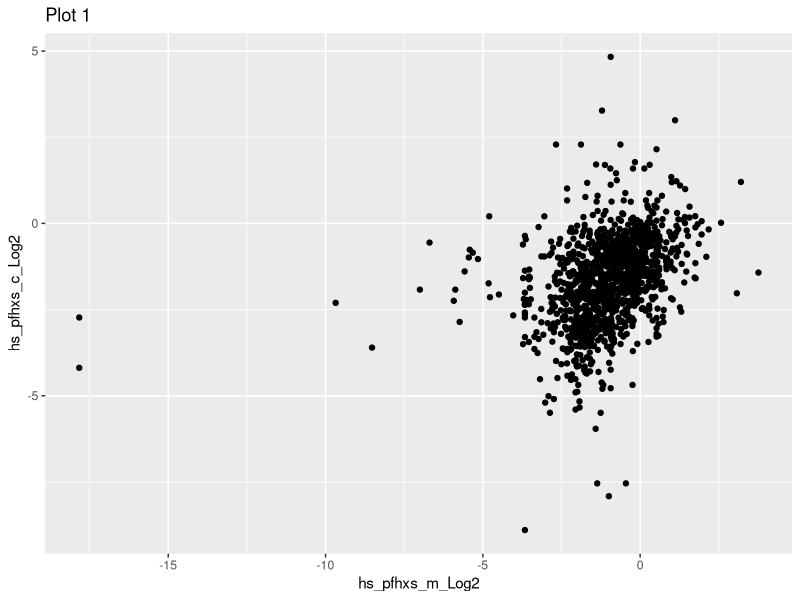
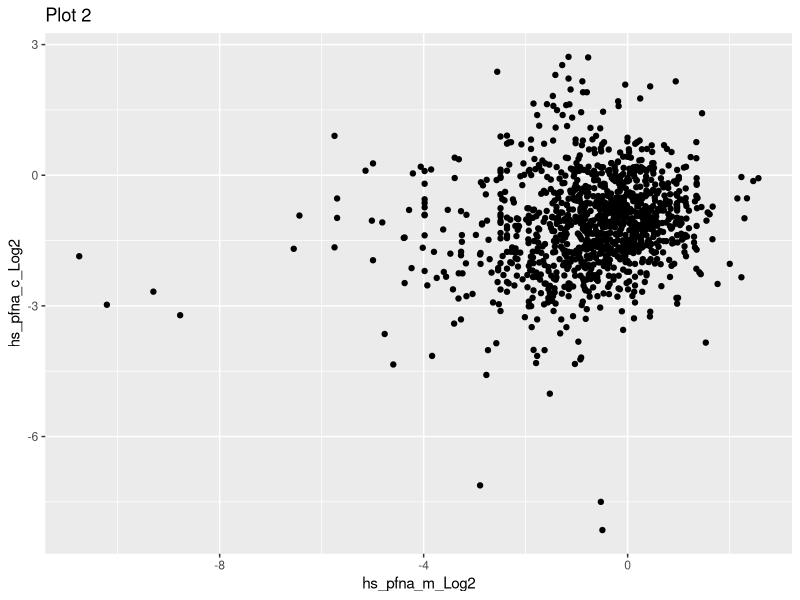
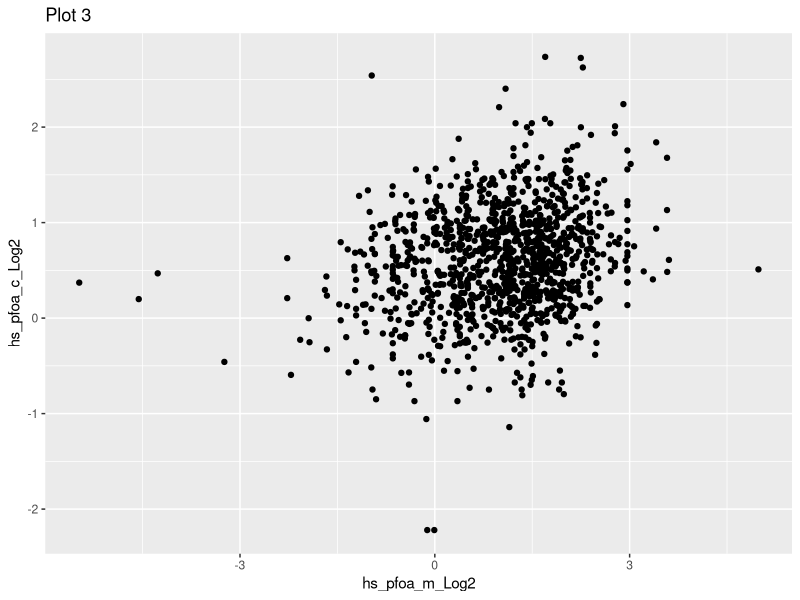
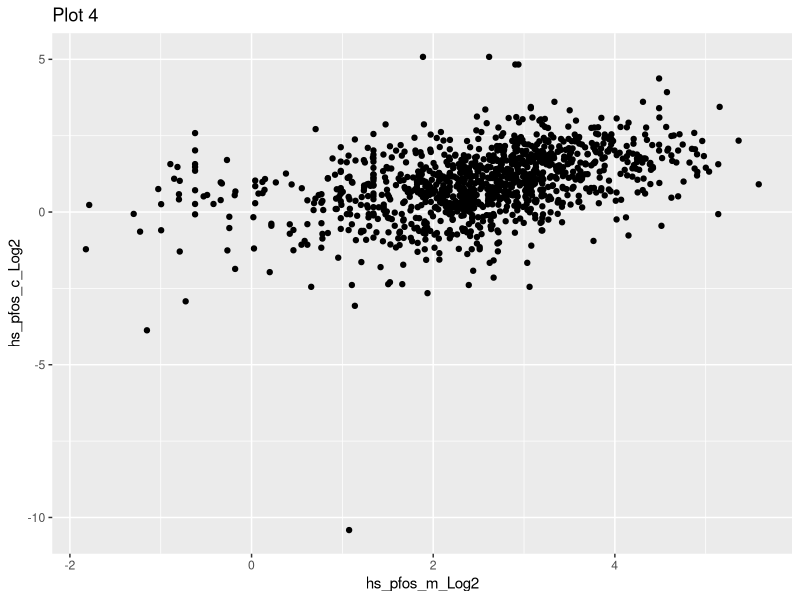
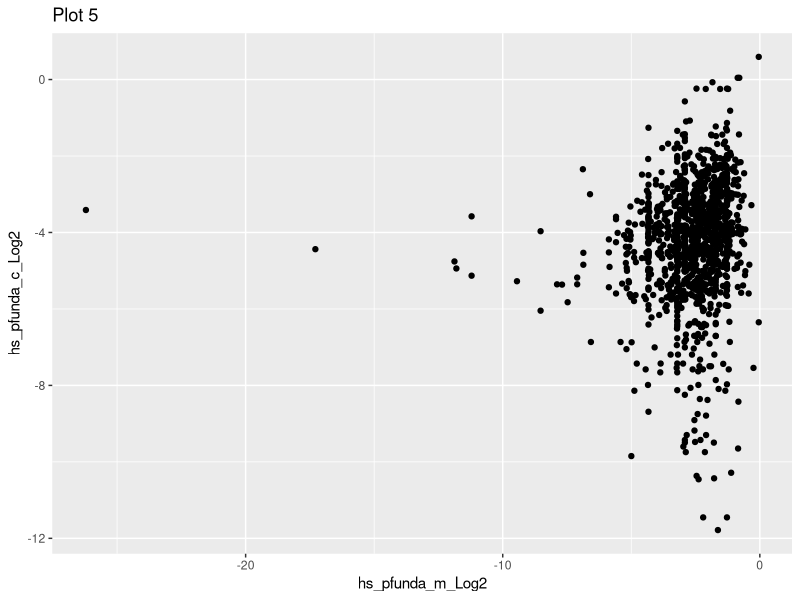
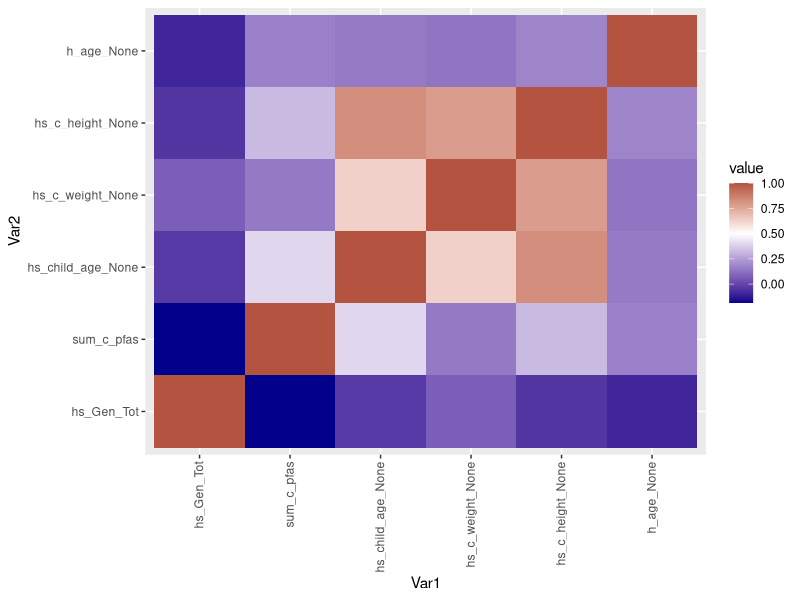
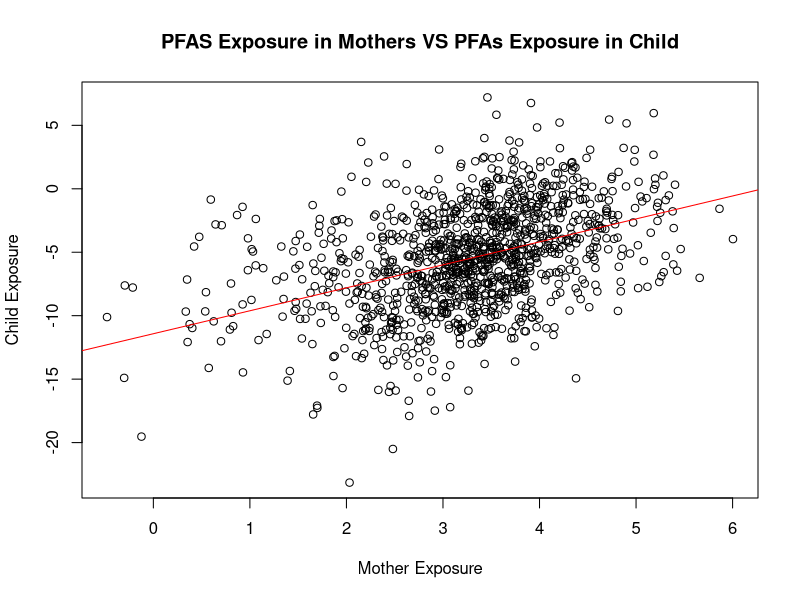
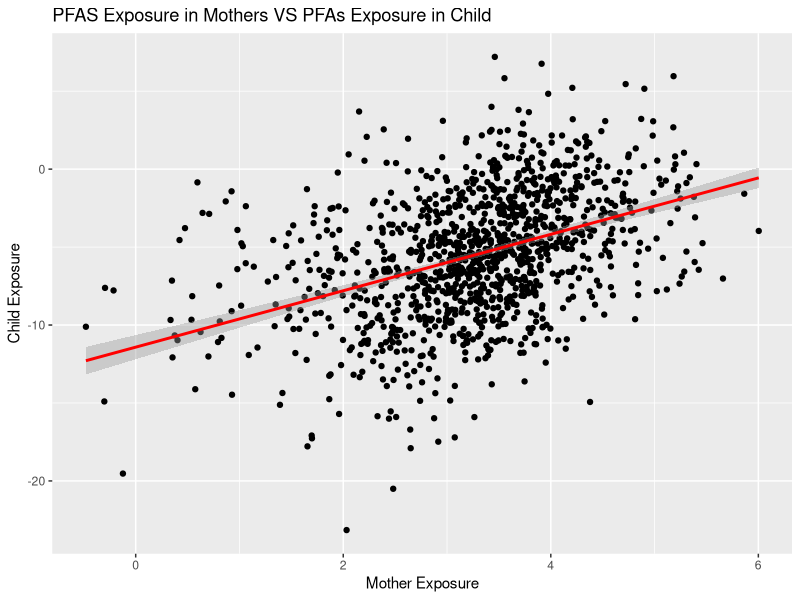

Source code (R) for these figures, in order:
## ---- chunk 1
library(dplyr)
## ---- chunk 2
#Load in the Data
codebook<-read.csv("codebook.csv", header=T)
covariates<-read.csv("covariates.csv", header = T)
exposome<-read.csv("exposome.csv", header = T)
phenotype<-read.csv("phenotype.csv", header=T)
covariates<-covariates[,-1]
phenotype<-phenotype[,-1]
proteome<-read.csv("proteome_clean.csv")
data_merge<-read.csv("data_merge.csv")
#Data merge has PFAS (mother and child), covariates, GenTot, behavior classification, and an ID
data_merge<-data_merge[,-1]
## ---- chunk 3
#Ensure things are factors
data_merge$h_cohort = as.factor(data_merge$h_cohort)
data_merge$e3_sex_None = as.factor(data_merge$e3_sex_None)
data_merge$e3_yearbir_None = as.factor(data_merge$e3_yearbir_None)
data_merge$h_edumc_None = as.factor(data_merge$h_edumc_None)
data_merge$h_native_None = as.factor(data_merge$h_native_None)
data_merge$h_parity_None = as.factor(data_merge$h_parity_None)
## ---- chunk 4
#Fix the proteome data
proteome<-rename(proteome, ID = X)
proteome<-proteome|>arrange(ID)
#Data merge proteome has the PFAS (mother and child), covariates, GenTot, behavior classification, and all proteins, and an ID
data_merge_proteome <- merge(proteome, data_merge, by.x = "ID", by.y = "ID")
## ---- chunk 5
test1<-lm(hs_pfhxs_c_Log2~hs_pfhxs_m_Log2, data=data_merge_proteome)
summary(test1)$coefficients
## ---- chunk 6
#This model shows how PFAS in the mother impact PFAS in the child while accounting for the mother's confounding factors.

#We would be interested to look at how PFAS interact between mother and child WITHOUT the covariates as well.

results_PFAS_mc <- data.frame(
  PFAS_ch = character(),
  PFAS_m = character(),
  Coefficient = numeric(),
  P_value = numeric(),
  stringsAsFactors = FALSE
)

for (i in 1:5) {
    test <- lm(data_merge_proteome[[2*i+36]]~data_merge_proteome[[2*i+37]]+h_mbmi_None+hs_wgtgain_None+e3_gac_None+h_age_None+h_edumc_None+h_native_None+h_parity_None, data=data_merge_proteome)
    
        results_PFAS_mc <- rbind(results_PFAS_mc, data.frame(
        PFAS_ch = names(data_merge_proteome)[2*i+36],
        PFAS_m = names(data_merge_proteome)[2*i+37],
        Coefficient = summary(test)$coefficients[2,1],
        P_value = summary(test)$coefficients[2,4]))
}


print(results_PFAS_mc)

## ---- chunk 7
library(ggplot2)

plots <- list()  # initialize an empty list

for (i in 1:5) {
  p <- ggplot(data_merge_proteome, 
              aes(x = data_merge_proteome[[2*i + 37]], 
                  y = data_merge_proteome[[2*i + 36]])) +
    geom_point() +
    labs(x = names(data_merge_proteome)[2*i + 37],
         y = names(data_merge_proteome)[2*i + 36],
         title = paste("Plot", i))
  
  plots[[i]] <- p  # store each plot in the list
}

# Display all 5 plots (one by one)
for (i in 1:5) {
  print(plots[[i]])
}


## ---- chunk 8
data_merge_proteome<-data_merge_proteome|>mutate(sum_c_pfas=hs_pfhxs_c_Log2+hs_pfna_c_Log2+hs_pfoa_c_Log2+hs_pfos_c_Log2+hs_pfunda_c_Log2)
## ---- chunk 9
#We are going to add in covariates about the children to adjust for confounding factors. 
pfas_sum_behavior<-lm(hs_Gen_Tot~sum_c_pfas+h_cohort+e3_sex_None+hs_child_age_None+hs_c_weight_None+hs_c_height_None+h_age_None+h_edumc_None+h_native_None+h_parity_None, data=data_merge_proteome)
summary(pfas_sum_behavior)
#If there's time let's go back and look at other factors like drinking (e3_alcpreg_yn_None)
## ---- chunk 10
#We can make a heat map for this model 
library(reshape2)
library(ggplot2)
st2_cor<-cor(data_merge_proteome[,c("hs_Gen_Tot","sum_c_pfas","hs_child_age_None","hs_c_weight_None","hs_c_height_None","h_age_None")])
melt_st2<-melt(st2_cor)
ggplot(data=melt_st2, aes(x=Var1, y=Var2, fill=value))+
  geom_tile()+ 
  scale_fill_gradient2(low="darkblue", high="darkred", midpoint = 0.5, mid="white")+
  theme(axis.text.x = element_text(angle = 90, vjust = 0.40, hjust = 1))

#We need to fix these colors
## ---- chunk 11
#This is Leah's looping method
pfas_proteins<-list()

results_PFAS_proteins <- data.frame(
  Protein = character(),
  Coefficient = numeric(),
  P_value = numeric(),
  stringsAsFactors = FALSE
)

y_proteins<-names(data_merge_proteome)[2:37]
for (i in seq_along(y_proteins)){
  y<-y_proteins[[i]]
  formula<-paste(y, "~", "sum_c_pfas")
  model <- lm(as.formula(formula), data = data_merge_proteome)
  pfas_proteins[[i]]<-model
  
  results_PFAS_proteins <- rbind(results_PFAS_proteins, data.frame(
        Protein = y,
        Coefficient = summary(pfas_proteins[[i]])$coefficients[2,1],
        P_value = summary(pfas_proteins[[i]])$coefficients[2,4]))
}

signfiicant_proteins<-results_PFAS_proteins|>filter(P_value<0.05)
print(signfiicant_proteins)
## ---- chunk 12
#We are going to rerun this using John's looping method
significant_proteins_2 <- data.frame(
  Protein = character(),
  Coefficient = numeric(),
  P_value = numeric(),
  stringsAsFactors = FALSE
)

for (i in 2:37) {
    test <- lm(data_merge_proteome[[i]]~ data_merge_proteome[[63]])
    

      significant_proteins_2 <- rbind(significant_proteins_2, data.frame(
        Protein = names(data_merge_proteome)[i],
        Coefficient = summary(test)$coefficients[2,1],
        P_value = summary(test)$coefficients[2,4]
      ))
  
}

significant_proteins_2|>filter(P_value<0.05)


## ---- chunk 13
#Potentially add false discovery rate analysis during this step
## ---- chunk 14
protein_names<-signfiicant_proteins$Protein
indices <- match(protein_names, names(data_merge_proteome))
print(indices)
significant_proteins_data<-data_merge_proteome[,c(3, 4, 7, 8, 9, 11, 13, 14, 15, 16, 17, 18, 19, 20, 23, 26, 27, 28, 29, 32, 33, 35, 36,48)]
## ---- chunk 15
#Here we are doing 13 regressions (one for each significant protein on behavior)
significant_proteins_and_CBCL <- data.frame(
  Protein = character(),
  Coefficient = numeric(),
  P_value = numeric(),
  stringsAsFactors = FALSE
)

for (i in 1:23) {
    test <- lm(significant_proteins_data$hs_Gen_Tot ~ significant_proteins_data[[i]])

      significant_proteins_and_CBCL <- rbind(significant_proteins_and_CBCL, data.frame(
        Protein = names(significant_proteins_data)[i],
        Coefficient = summary(test)$coefficients[2,1],
        P_value = summary(test)$coefficients[2,4]
      ))
}

print(significant_proteins_and_CBCL)
SPCBLC<-significant_proteins_and_CBCL|>filter(P_value<0.05)
print(SPCBLC)
## ---- chunk 16
#Now we are going to adjust for cofounders to see if these proteins are still significant with behavior. 
protein_names2<-SPCBLC$Protein
indices2 <- match(protein_names2, names(data_merge_proteome))
print(indices2)
proteins_interest_data<-data_merge_proteome[,c(3,4,7,8,11,14,17,50:62,48)]
## ---- chunk 17
#Here's the loop

protein_CBCL_test<-list()
significant_proteins_and_CBCL_w_cov <- data.frame(
  Protein = character(),
  Coefficient = numeric(),
  P_value = numeric(),
  stringsAsFactors = FALSE
)

for (i in 1:7) {
    test <- lm(proteins_interest_data$hs_Gen_Tot ~ proteins_interest_data[[i]]+h_cohort+e3_sex_None+hs_child_age_None+hs_c_weight_None+hs_c_height_None+h_age_None+h_edumc_None+h_native_None+h_parity_None, data=proteins_interest_data)
  protein_CBCL_test[[i]]<-test
      significant_proteins_and_CBCL_w_cov <- rbind(significant_proteins_and_CBCL_w_cov, data.frame(
        Protein = names(proteins_interest_data)[i],
        Coefficient = summary(test)$coefficients[2,1],
        P_value = summary(test)$coefficients[2,4]
      ))
}

print(significant_proteins_and_CBCL_w_cov)


## ---- chunk 18
data_merge_proteome<-data_merge_proteome|>mutate(sum_m_pfas=log2((2^(hs_pfhxs_m_Log2)+2^(hs_pfna_m_Log2)+2^(hs_pfoa_m_Log2)+2^(hs_pfos_m_Log2)+2^(hs_pfunda_m_Log2))))
## ---- chunk 19
plot(sum_c_pfas~sum_m_pfas, data=data_merge_proteome, main="PFAS Exposure in Mothers VS PFAs Exposure in Child", xlab="Mother Exposure", ylab="Child Exposure")
abline(lm(sum_c_pfas~sum_m_pfas, data=data_merge_proteome), col="red")
## ---- chunk 20
#png(filename="stepone.png")
ggplot(data=data_merge_proteome, aes(x=sum_m_pfas, y=sum_c_pfas))+
  geom_point()+
  geom_smooth(method="lm", color="red")+
  labs(title="PFAS Exposure in Mothers VS PFAs Exposure in Child", x="Mother Exposure", y="Child Exposure")
#dev.off()
## ---- chunk 21
confint(pfas_sum_behavior)
## ---- chunk 22
confint_PFAS <- lapply(signfiicant_proteins$Protein, function(prot) {
  model_index <- which(y_proteins == prot)
  ci <- confint(pfas_proteins[[model_index]])[2, ]  # CI for sum_c_pfas
  return(data.frame(
    Protein = prot,
    CI_lower = ci[1],
    CI_upper = ci[2]
  ))
})
confint_PFAS
## ---- chunk 23
library(gridExtra)
#png(filename = "stepfour.png")
p1<-ggplot(data=significant_proteins_data, aes(y=hs_Gen_Tot, x=IL1beta))+
  geom_point()+
  labs(title="IL1beta vs CBCL Score", x="IL1beta levels", y="CBCL Score")+
  geom_smooth(col="red")
p2<-ggplot(data=significant_proteins_data, aes(y=hs_Gen_Tot, x=IL6))+
  geom_point()+
  labs(title="IL16 vs CBCL Score", x="IL6 levels", y="CBCL Score")+
  geom_smooth(col="red")
grid.arrange(p1,p2, ncol=1)
#dev.off()
## ---- chunk 24
#This is what we have
#data_merge_proteome<-data_merge_proteome|>mutate(sum_c_pfas=log2((2^(hs_pfhxs_c_Log2)+2^(hs_pfna_c_Log2)+2^(hs_pfoa_c_Log2)+2^(hs_pfos_c_Log2)+2^(hs_pfunda_c_Log2))))

data_merge_proteome<-data_merge_proteome|>mutate(test_logs=hs_pfhxs_c_Log2+hs_pfna_c_Log2+hs_pfoa_c_Log2+hs_pfos_c_Log2+hs_pfunda_c_Log2)
